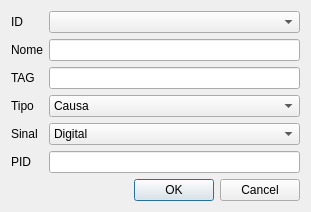
<?xml version="1.0" encoding="UTF-8"?>
<ui version="4.0">
 <class>LineDialog</class>
 <widget class="QDialog" name="LineDialog">
  <property name="geometry">
   <rect>
    <x>0</x>
    <y>0</y>
    <width>311</width>
    <height>187</height>
   </rect>
  </property>
  <property name="windowTitle">
   <string>Dialog</string>
  </property>
  <layout class="QFormLayout" name="formLayout">
   <item row="1" column="0">
    <widget class="QLabel" name="nameLabel">
     <property name="text">
      <string>Nome</string>
     </property>
     <property name="buddy">
      <cstring>nameLineEdit</cstring>
     </property>
    </widget>
   </item>
   <item row="1" column="1">
    <widget class="QLineEdit" name="nameLineEdit"/>
   </item>
   <item row="2" column="0">
    <widget class="QLabel" name="tagLabel">
     <property name="text">
      <string>TAG</string>
     </property>
     <property name="buddy">
      <cstring>tagLineEdit</cstring>
     </property>
    </widget>
   </item>
   <item row="2" column="1">
    <widget class="QLineEdit" name="tagLineEdit"/>
   </item>
   <item row="3" column="0">
    <widget class="QLabel" name="typeLabel">
     <property name="text">
      <string>Tipo</string>
     </property>
     <property name="buddy">
      <cstring>typeComboBox</cstring>
     </property>
    </widget>
   </item>
   <item row="3" column="1">
    <widget class="QComboBox" name="typeComboBox">
     <item>
      <property name="text">
       <string>Causa</string>
      </property>
     </item>
     <item>
      <property name="text">
       <string>Efeito</string>
      </property>
     </item>
    </widget>
   </item>
   <item row="4" column="0">
    <widget class="QLabel" name="signalLabel">
     <property name="text">
      <string>Sinal</string>
     </property>
     <property name="buddy">
      <cstring>signalComboBox</cstring>
     </property>
    </widget>
   </item>
   <item row="4" column="1">
    <widget class="QComboBox" name="signalComboBox">
     <item>
      <property name="text">
       <string>Digital</string>
      </property>
     </item>
     <item>
      <property name="text">
       <string>Analógico</string>
      </property>
     </item>
    </widget>
   </item>
   <item row="5" column="0">
    <widget class="QLabel" name="pidLabel">
     <property name="text">
      <string>PID</string>
     </property>
     <property name="buddy">
      <cstring>pidLineEdit</cstring>
     </property>
    </widget>
   </item>
   <item row="5" column="1">
    <widget class="QLineEdit" name="pidLineEdit"/>
   </item>
   <item row="6" column="0" colspan="2">
    <widget class="QDialogButtonBox" name="buttonBox">
     <property name="orientation">
      <enum>Qt::Horizontal</enum>
     </property>
     <property name="standardButtons">
      <set>QDialogButtonBox::Cancel|QDialogButtonBox::Ok</set>
     </property>
    </widget>
   </item>
   <item row="0" column="1">
    <widget class="QComboBox" name="idComboBox"/>
   </item>
   <item row="0" column="0">
    <widget class="QLabel" name="idLabel">
     <property name="text">
      <string>ID</string>
     </property>
    </widget>
   </item>
  </layout>
 </widget>
 <resources/>
 <connections>
  <connection>
   <sender>buttonBox</sender>
   <signal>accepted()</signal>
   <receiver>LineDialog</receiver>
   <slot>accept()</slot>
   <hints>
    <hint type="sourcelabel">
     <x>227</x>
     <y>197</y>
    </hint>
    <hint type="destinationlabel">
     <x>157</x>
     <y>215</y>
    </hint>
   </hints>
  </connection>
  <connection>
   <sender>buttonBox</sender>
   <signal>rejected()</signal>
   <receiver>LineDialog</receiver>
   <slot>reject()</slot>
   <hints>
    <hint type="sourcelabel">
     <x>236</x>
     <y>203</y>
    </hint>
    <hint type="destinationlabel">
     <x>245</x>
     <y>215</y>
    </hint>
   </hints>
  </connection>
 </connections>
</ui>
